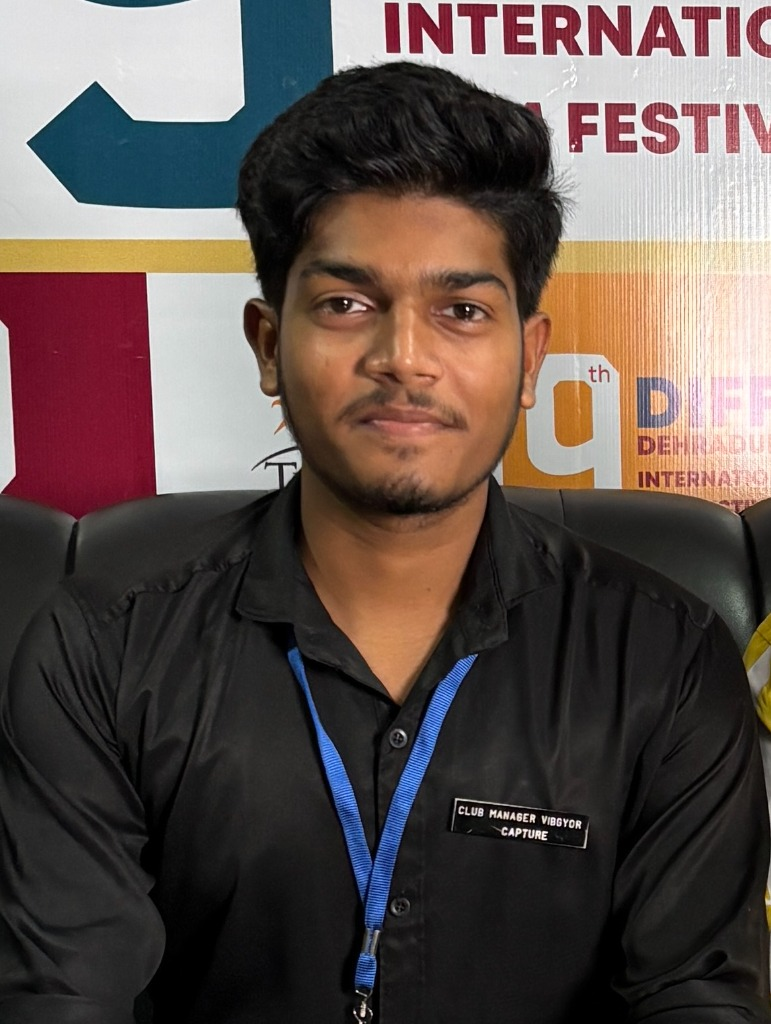
#> input picture input-photo.png, 771 x 1024 px
$ python prep_photo.py
#> lines starting #> are read from the running program, lines starting #| are printed output that depends on the picture
#> in prep_photo, raw_pil is the input picture: PIL image 771x1024 RGB; mean R, G, B 94, 80.6, 76.5
import os
import sys
import io
import cv2
import numpy as np
from PIL import Image
from rembg import remove, new_session

def crop_tight_headshot(img_pil: Image.Image) -> Image.Image:
    """
    Crops image tightly around the head, face, and top shoulders.
    Uses OpenCV face detection if available, or relative proportion crop.
    """
    img_np = np.array(img_pil.convert("RGB"))
    height, width, _ = img_np.shape
#> height = 1024; width = 771

    # Try OpenCV Haar Cascade frontal face detection
    face_cascade_path = cv2.data.haarcascades + 'haarcascade_frontalface_default.xml'
    if os.path.exists(face_cascade_path):
        gray = cv2.cvtColor(img_np, cv2.COLOR_RGB2GRAY)
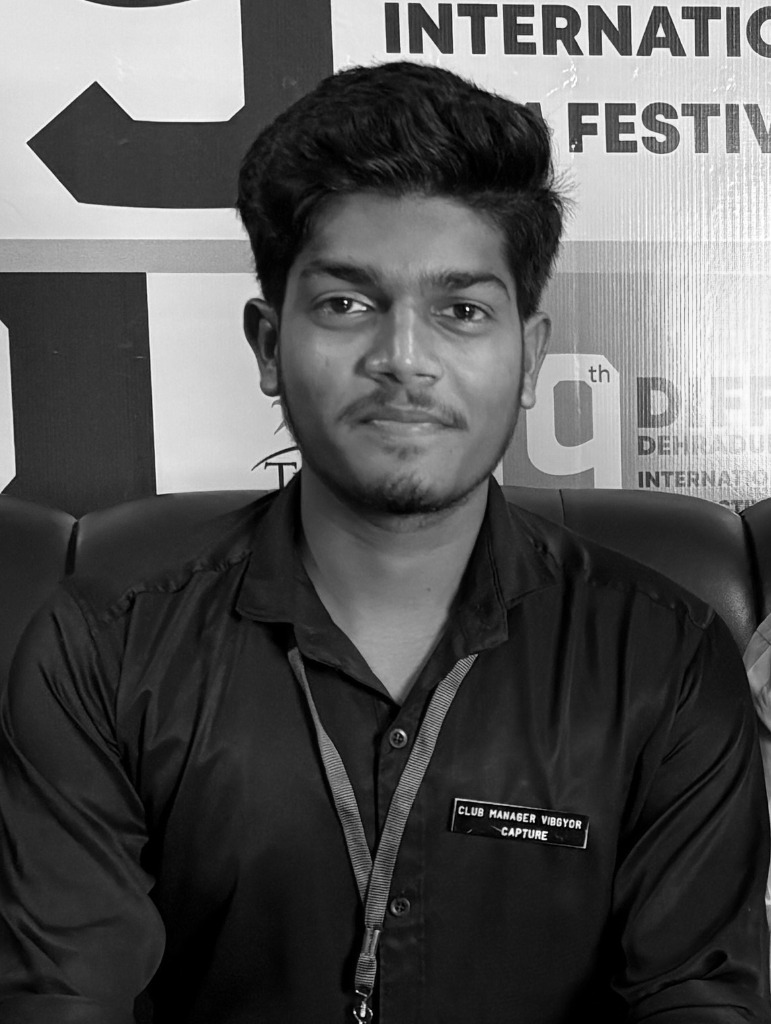
#> gray: shape (1024, 771); min 0, max 255, mean 84.2
        face_cascade = cv2.CascadeClassifier(face_cascade_path)
        faces = face_cascade.detectMultiScale(gray, scaleFactor=1.1, minNeighbors=5, minSize=(100, 100))
#> faces = [[257, 189, 297, 297]]

        if len(faces) > 0:
            # Pick largest face
            faces = sorted(faces, key=lambda f: f[2] * f[3], reverse=True)
            fx, fy, fw, fh = faces[0]
#> fx = 257; fy = 189; fw = 297; fh = 297
            print(f"Face detected at x={fx}, y={fy}, w={fw}, h={fh}")
#| Face detected at x=257, y=189, w=297, h=297

            # Pad around face (more room on top for hair and bottom for neck/collar)
            pad_top = int(fh * 0.7)
#> pad_top = 207
            pad_bottom = int(fh * 1.1)
#> pad_bottom = 326
            pad_side = int(fw * 0.7)
#> pad_side = 207

            x1 = max(0, fx - pad_side)
#> x1 = 50
            y1 = max(0, fy - pad_top)
#> y1 = 0
            x2 = min(width, fx + fw + pad_side)
#> x2 = 761
            y2 = min(height, fy + fh + pad_bottom)
#> y2 = 812

            return img_pil.crop((x1, y1, x2, y2))
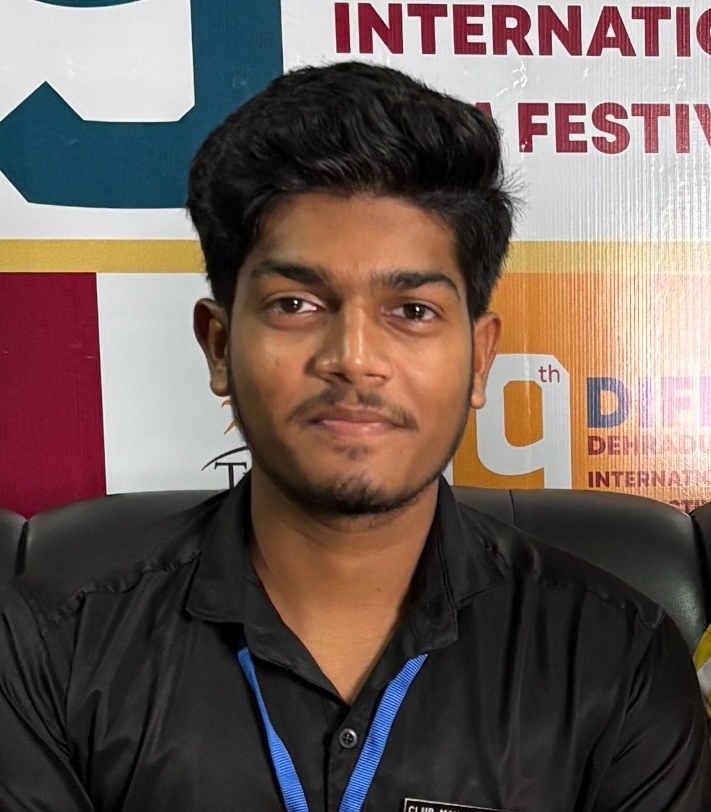
#> returned value: PIL image 711x812 RGB; mean R, G, B 110.6, 94.1, 87.9

    # Fallback tight crop for head/shoulders: top 4% to 58% of height, 15% to 85% of width
    print("Using relative headshot crop bounds...")
    x1 = int(width * 0.12)
    y1 = int(height * 0.04)
    x2 = int(width * 0.88)
    y2 = int(height * 0.58)
    return img_pil.crop((x1, y1, x2, y2))

def prep_photo(input_path: str, output_path: str = None) -> str:
    """
    Preprocesses portrait photo:
    1. Crops tightly around head/face/shoulders
    2. Removes background with rembg
    3. Applies OpenCV CLAHE contrast enhancement
    4. Composites onto solid white background
    """
    repo_root = os.path.abspath(os.path.join(os.path.dirname(__file__), ".."))

    if not output_path:
        output_path = os.path.join(repo_root, "source-prepped.png")

    if not os.path.isabs(input_path):
        input_path = os.path.abspath(input_path)

    if not os.path.exists(input_path):
        raise FileNotFoundError(f"Input image not found: {input_path}")

    print(f"Loading input photo from: {input_path}")
    raw_pil = Image.open(input_path)

    # Crop tight headshot
    cropped_pil = crop_tight_headshot(raw_pil)

    img_byte_arr = io.BytesIO()
    cropped_pil.save(img_byte_arr, format='PNG')
    input_bytes = img_byte_arr.getvalue()

    print("Removing background with rembg...")
    try:
        session = new_session("u2netp")
        output_bytes = remove(input_bytes, session=session)
    except Exception as err:
        print(f"u2netp session warning ({err}), falling back...")
        output_bytes = remove(input_bytes)

    img_rgba = Image.open(io.BytesIO(output_bytes)).convert("RGBA")
    img_np = np.array(img_rgba)

    rgb = img_np[:, :, :3]
    alpha = img_np[:, :, 3] / 255.0  # 0..1

    # CLAHE contrast enhancement on L-channel
    lab = cv2.cvtColor(rgb, cv2.COLOR_RGB2LAB)
    l_channel, a_channel, b_channel = cv2.split(lab)

    clahe = cv2.createCLAHE(clipLimit=2.0, tileGridSize=(8, 8))
    cl = clahe.apply(l_channel)

    enhanced_lab = cv2.merge((cl, a_channel, b_channel))
    enhanced_rgb = cv2.cvtColor(enhanced_lab, cv2.COLOR_LAB2RGB)

    # Composite onto pure white background
    white_bg = np.ones_like(enhanced_rgb, dtype=np.uint8) * 255
    composite = (enhanced_rgb * alpha[:, :, np.newaxis] + white_bg * (1.0 - alpha[:, :, np.newaxis])).astype(np.uint8)

    result_pil = Image.fromarray(composite)
    result_pil.save(output_path, "PNG")
    print(f"Prepped photo saved to: {output_path}")
    return output_path

if __name__ == "__main__":
    repo_root = os.path.abspath(os.path.join(os.path.dirname(__file__), ".."))
    src = sys.argv[1] if len(sys.argv) > 1 else os.path.join(repo_root, "input-photo.png")
    if not os.path.exists(src):
        src = os.path.join(repo_root, "input.jpg")
    prep_photo(src)
#> (the call stopped at in prep_photo, `session = new_session("u2netp")`: rembg is not available in this run)
